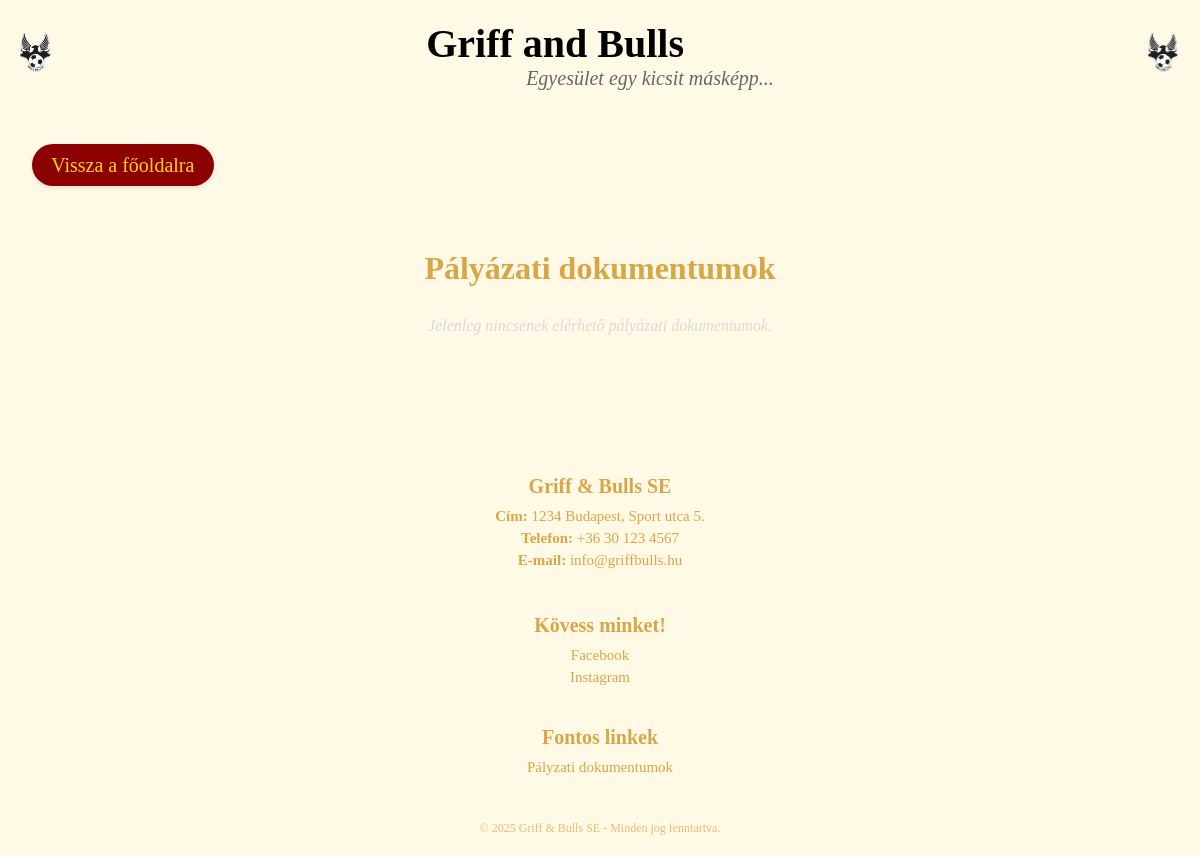
Before: /palyazat/ with the older database file.
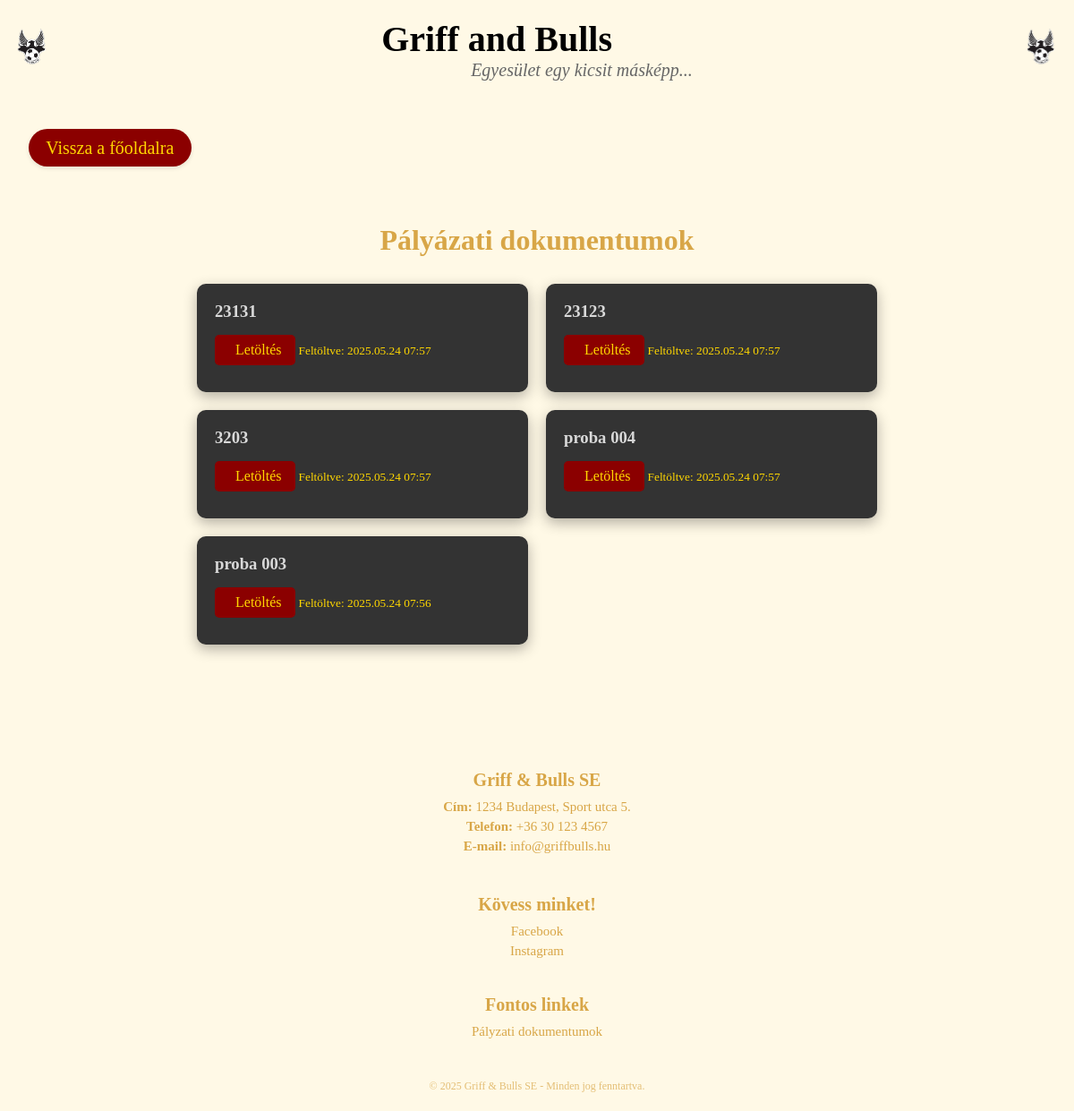
After: the same page with the newer database file.
### hirek/models.py (models this page shows, shortened)
class PDFDocument(models.Model):
    title = models.CharField(max_length=200, verbose_name="Dokumentum neve")
    file = models.FileField(upload_to='pdfs/', verbose_name="PDF fájl")
    uploaded_at = models.DateTimeField(auto_now_add=True, verbose_name="Feltöltve")
    class Meta:
        verbose_name = "PDF dokumentum"
        verbose_name_plural = "PDF dokumentumok"
        ordering = ['-uploaded_at']

### hirek/views.py (the view)
# urls.py: path('palyazat/', palyazat, name='palyazat'),
def palyazat(request):
    pdfs = PDFDocument.objects.all().order_by('-uploaded_at')
    return render(request, 'hirek/palyazat.html', {'pdfs': pdfs})

### hirek/templates/hirek/palyazat.html (shortened to what this page needs)
{% load static %}
<!DOCTYPE html>
<html lang="en">
  <head>
    <link rel="stylesheet" href="{% static 'hirek/footer.css' %}" />
    <link rel="stylesheet" href="{% static 'hirek/palyazat.css' %}" />
    <link rel="stylesheet" href="{% static 'hirek/szinek.css' %}" />
    <link rel="stylesheet" href="{% static 'hirek/header.css' %}" />
  </head>
  <body>
    <header>
      <img
        class="gab_feher_bal"
        src="{% static 'hirek/gab_feher.png' %}"
        alt="GAB Fehér"
      />
      <div class="header-text">
        <h1>Griff and Bulls</h1>
        <p>Egyesület egy kicsit másképp...</p>
      </div>
      <img
        class="gab_feher_jobb"
        src="{% static 'hirek/gab_feher.png' %}"
        alt="GAB Fehér"
      />
    </header>
    <main>
      <nav>
        <ul>
          <li><a href="/index/">Vissza a főoldalra</a></li>
        </ul>
      </nav>
      <section class="pdf-display-section">
        <h2 class="pdf-display-title">Pályázati dokumentumok</h2>
        <div class="pdf-display-container">
          {% for pdf in pdfs %}
          <div class="pdf-item">
            <h3>{{ pdf.title }}</h3>
            <a href="{{ pdf.file.url }}" target="_blank" class="pdf-link">
               Letöltés
            </a>
            <small>Feltöltve: {{ pdf.uploaded_at|date:"Y.m.d H:i" }}</small>
          </div>
          {% empty %}
          <p class="no-pdfs">
            Jelenleg nincsenek elérhető pályázati dokumentumok.
          </p>
          {% endfor %}
        </div>
      </section>
    </main>
    <footer>
      <div class="footer-container">
        <div class="footer-info">
          <h3>Griff & Bulls SE</h3>
          <p><strong>Cím:</strong> 1234 Budapest, Sport utca 5.</p>
          <p><strong>Telefon:</strong> +36 30 123 4567</p>
          <p><strong>E-mail:</strong> info@griffbulls.hu</p>
        </div>
        <section class="footer_kapcsolat," id="kapcsolat">
          <div class="footer-socials">
            <h3>Kövess minket!</h3>
            <a
              href="https://www.facebook.com/p/Griff-Bulls-SE-100057331514748/"
              target="_blank"
              >Facebook</a
            >
            <a
              href="https://www.instagram.com/griff_and_bulls_se?utm_source=ig_web_button_share_sheet&igsh=ZDNlZDc0MzIxNw=="
              target="_blank"
              >Instagram</a
            >
          </div>
        </section>
        <div class="footer-links">
          <h3>Fontos linkek</h3>
          <a href="palyazat.html">Pályzati dokumentumok</a>
        </div>
      </div>
      <p class="footer-copy">
        © 2025 Griff & Bulls SE - Minden jog fenntartva.
      </p>
    </footer>
  </body>
</html>

### hirek/static/css/footer.css (style rules this page uses)
footer { padding: 20px 0; padding-top: 100px; background-color: var(--bg-light); color: var(--primary-gold); text-align: center; }
.footer-container { display: flex; justify-content: space-around; flex-wrap: wrap; max-width: 80%; margin: 0 auto; gap: 20px; }
.footer-info, .footer-socials, .footer-links { flex: 1; min-width: 200px; }
.footer-info h3, .footer-socials h3, .footer-links h3 { font-size: 20px; margin-bottom: 10px; }
.footer-info p, .footer-socials a, .footer-links a { font-size: 15px; color: var(--text-gold); text-decoration: none; display: block; margin: 5px 0; }
.footer-copy { margin-top: 20px; font-size: 12px; opacity: 0.7; }
@media (max-width: 1200px) { .footer-container { flex-direction: column; text-align: center; } }
@media (max-width: 1200px) { .footer-info, .footer-socials, .footer-links { margin-bottom: 20px; } }

### hirek/static/css/palyazat.css (style rules this page uses)
* { margin: 0; padding: 0; box-sizing: border-box; }
.pdf-display-section { background-color: var(--bg-light); padding: 40px 0; color: var(--primary-light); }
.pdf-display-title { text-align: center; font-size: 2rem; margin-bottom: 30px; color: var(--primary-gold); }
.pdf-display-container { max-width: 800px; margin: 0 auto; padding: 0 20px; display: grid; grid-template-columns: repeat(auto-fit, minmax(250px, 1fr)); gap: 20px; }
.pdf-item { background-color: var(--text-primary); border-radius: 10px; padding: 20px; box-shadow: 0 5px 15px var(--hover-shadow); transition: transform 0.3s ease; }
.pdf-item h3 { color: var(--text-lighter); margin-bottom: 15px; }
.pdf-link { display: inline-block; padding: 8px 15px; background-color: var(--primary-red); color: var(--primary-light); text-decoration: none; border-radius: 5px; margin-bottom: 10px; transition: background-color 0.3s; }
nav { margin-top: 10px; background-color: var(--bg-light); padding: 1.5rem 2rem; }
nav ul { list-style-type: none; margin-top: 10px; padding: 0; display: flex; justify-content: flex-start; gap: 1.5rem; }
nav ul li a { color: var(--primary-light); text-decoration: none; font-size: 20px; font-weight: 500; transition: all 0.3s ease; background-color: var(--primary-red); padding: 0.6rem 1.2rem; border-radius: 25px; display: inline-block; box-shadow: 0 2px 5px rgba(0, 0, 0, 0.1); }

### hirek/static/css/szinek.css (style rules this page uses)
:root { --primary-dark: #161a1d; --primary-red: darkred; --primary-red-hover: #b30000; --primary-light: gold; --primary-gold: #d8a647; --primary-sandy: sandybrown; --text-primary: #333; --text-secondary: #666; --text-light: #f0f0f0; --text-lighter: #d9d9d9; --text-dark: #222; --text-cim: #FFB200; --text-vilagos-arany: #FFECB3; --bg-dark: #161a1d; --bg-light: #FFF9E6; --bg-gray: #d9d9d9; --bg-card: white; --griff-hatter-szin: #aa001b; --border-color: #ddd; --shadow-color: rgba(0, 0, 0, 0.2); --hover-shadow: rgba(0, 0, 0, 0.3); }

### hirek/static/js/header.css (style rules this page uses)
* { margin: 0; padding: 0; }
header { display: flex; align-items: center; justify-content: center; background-color: var(--bg-light); padding: 20px; position: fixed; top: 0; left: 0; width: 100%; z-index: 1000; transition: all 0.3s ease; }
body { padding-top: 100px; background-color: var(--bg-light); }
header img { height: 60px; margin: 0 10px; }
header h1 { font-size: 40px; color:var(text-primary); margin: 0; }
header p { font-size: 20px; color: var(--text-secondary); font-style: italic; padding-left: 100px; }
.gab_feher_bal, .gab_feher_jobb { position: absolute; height: 60px; margin-left: 15px; margin-right: 15px; }
.gab_feher_bal { left: 0; }
.gab_feher_jobb { right: 0; }

Changed rows visible on the page:
added PDFDocument: title "23131", uploaded_at "2025.05.24 07:57"
added PDFDocument: title "23123", uploaded_at "2025.05.24 07:57"
added PDFDocument: title "3203", uploaded_at "2025.05.24 07:57"
added PDFDocument: title "proba 004", uploaded_at "2025.05.24 07:57"
added PDFDocument: title "proba 003", uploaded_at "2025.05.24 07:56"
Other visible differences:
text no longer shown: "Jelenleg nincsenek elérhető pályázati dokumentumok."
